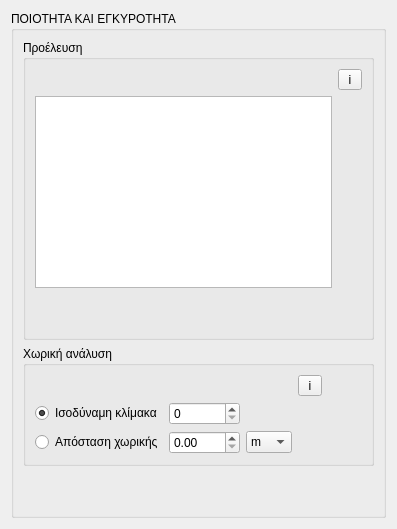
     <widget class="QWidget" name="tab_7">
      <attribute name="title">
       <string>Ποιότητα-εγκυρότητα</string>
      </attribute>
      <layout class="QGridLayout" name="gridLayout_56">
       <item row="0" column="0">
        <widget class="QGroupBox" name="groupBox_7_1">
         <property name="title">
          <string>ΠΟΙΟΤΗΤΑ ΚΑΙ ΕΓΚΥΡΟΤΗΤΑ</string>
         </property>
         <layout class="QGridLayout" name="gridLayout_57">
          <item row="1" column="0">
           <widget class="QGroupBox" name="groupBox_7_3">
            <property name="title">
             <string>Χωρική ανάλυση</string>
            </property>
            <layout class="QGridLayout" name="gridLayout_59">
             <item row="2" column="0">
              <widget class="QRadioButton" name="radioButton_7_1">
               <property name="text">
                <string>Ισοδύναμη κλίμακα</string>
               </property>
               <property name="checked">
                <bool>true</bool>
               </property>
              </widget>
             </item>
             <item row="0" column="4">
              <widget class="QToolButton" name="toolButton_7_2">
               <property name="text">
                <string> i </string>
               </property>
               <property name="icon">
                <iconset resource=".qgis2/python/plugins/TATM_Metadata_editor/resources.qrc">
                 <normaloff>:/plugins/Metadata_editor/icons/info.png</normaloff>:/plugins/Metadata_editor/icons/info.png</iconset>
               </property>
              </widget>
             </item>
             <item row="3" column="0">
              <widget class="QRadioButton" name="radioButton_7_2">
               <property name="text">
                <string>Απόσταση χωρικής</string>
               </property>
              </widget>
             </item>
             <item row="2" column="2">
              <widget class="QSpinBox" name="spinBox_7_1">
               <property name="sizePolicy">
                <sizepolicy hsizetype="Minimum" vsizetype="Preferred">
                 <horstretch>0</horstretch>
                 <verstretch>0</verstretch>
                </sizepolicy>
               </property>
               <property name="minimum">
                <number>0</number>
               </property>
               <property name="maximum">
                <number>10000000</number>
               </property>
               <property name="singleStep">
                <number>1000</number>
               </property>
               <property name="value">
                <number>0</number>
               </property>
              </widget>
             </item>
             <item row="3" column="3">
              <widget class="QComboBox" name="comboBox_7_1">
               <item>
                <property name="text">
                 <string>m</string>
                </property>
               </item>
               <item>
                <property name="text">
                 <string>km</string>
                </property>
               </item>
               <item>
                <property name="text">
                 <string>in</string>
                </property>
               </item>
              </widget>
             </item>
             <item row="3" column="2">
              <widget class="QDoubleSpinBox" name="doubleSpinBox_7_1">
               <property name="maximum">
                <double>1000.000000000000000</double>
               </property>
               <property name="singleStep">
                <double>10.000000000000000</double>
               </property>
               <property name="value">
                <double>0.000000000000000</double>
               </property>
              </widget>
             </item>
             <item row="0" column="5">
              <spacer name="horizontalSpacer_15">
               <property name="orientation">
                <enum>Qt::Horizontal</enum>
               </property>
               <property name="sizeHint" stdset="0">
                <size>
                 <width>40</width>
                 <height>20</height>
                </size>
               </property>
              </spacer>
             </item>
            </layout>
            <zorder>radioButton_7_1</zorder>
            <zorder>radioButton_7_2</zorder>
            <zorder>spinBox_7_1</zorder>
            <zorder>toolButton_7_2</zorder>
            <zorder>comboBox_7_1</zorder>
            <zorder>doubleSpinBox_7_1</zorder>
            <zorder>horizontalSpacer_15</zorder>
           </widget>
          </item>
          <item row="0" column="0">
           <widget class="QGroupBox" name="groupBox_7_2">
            <property name="title">
             <string>Προέλευση</string>
            </property>
            <layout class="QGridLayout" name="gridLayout_58">
             <item row="0" column="1">
              <widget class="QToolButton" name="toolButton_7_1">
               <property name="text">
                <string> i </string>
               </property>
               <property name="icon">
                <iconset resource=".qgis2/python/plugins/TATM_Metadata_editor/resources.qrc">
                 <normaloff>:/plugins/Metadata_editor/icons/info.png</normaloff>:/plugins/Metadata_editor/icons/info.png</iconset>
               </property>
              </widget>
             </item>
             <item row="1" column="0" rowspan="2">
              <widget class="QTextEdit" name="textEdit_7_1"/>
             </item>
             <item row="3" column="0">
              <spacer name="verticalSpacer_8">
               <property name="orientation">
                <enum>Qt::Vertical</enum>
               </property>
               <property name="sizeHint" stdset="0">
                <size>
                 <width>20</width>
                 <height>40</height>
                </size>
               </property>
              </spacer>
             </item>
            </layout>
           </widget>
          </item>
          <item row="2" column="0">
           <spacer name="verticalSpacer_7">
            <property name="orientation">
             <enum>Qt::Vertical</enum>
            </property>
            <property name="sizeHint" stdset="0">
             <size>
              <width>20</width>
              <height>40</height>
             </size>
            </property>
           </spacer>
          </item>
         </layout>
        </widget>
       </item>
      </layout>
     </widget>
